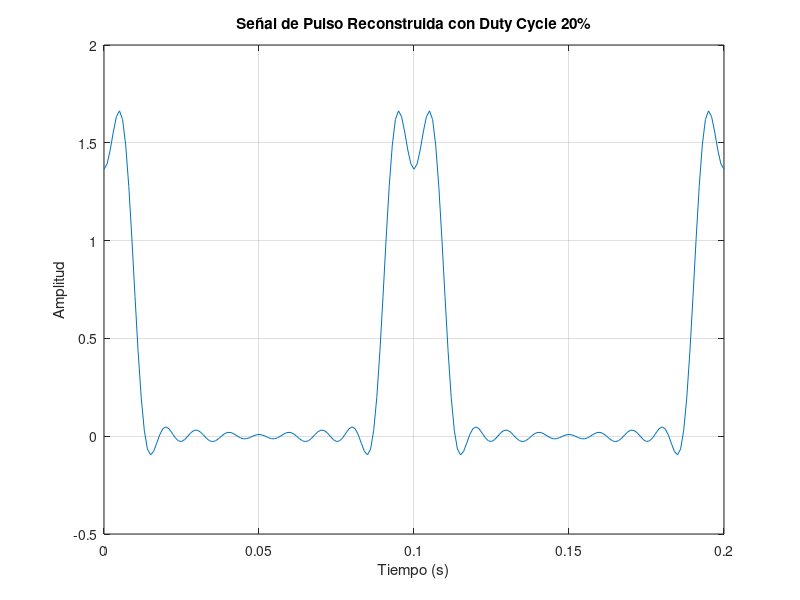

MATLAB code for this plot:
% Definir parámetros de la señal
T = 0.1;  % Periodo de la señal (en segundos)
f = 1/T;  % Frecuencia fundamental (en Hz)

% Amplitudes de los armónicos proporcionadas
A0 = 0.3;   % Armónico 0 (componente DC)
A1 = 0.56;  % Armónico 1
A2 = 0.45;  % Armónico 2
A3 = 0.3;   % Armónico 3
A4 = 0.14;  % Armónico 4
A5 = 0;     % Armónico 5
A6 = -0.093;% Armónico 6
A7 = -0.12; % Armónico 7
A8 = -0.11; % Armónico 8
A9 = -0.062;% Armónico 9

% Definir el tiempo
t = 0:T/100:2*T;  % 2 períodos de la señal con 100 muestras por período

% Reconstrucción de la señal de pulso con los armónicos y usando coseno
V0 = A0;                   % Armónico 0 (componente DC)
V1 = A1 * cos(2 * pi * f * t);           % Armónico 1
V2 = A2 * cos(2 * pi * 2 * f * t);       % Armónico 2
V3 = A3 * cos(2 * pi * 3 * f * t);       % Armónico 3
V4 = A4 * cos(2 * pi * 4 * f * t);       % Armónico 4
V5 = A5 * cos(2 * pi * 5 * f * t);       % Armónico 5
V6 = A6 * cos(2 * pi * 6 * f * t);       % Armónico 6
V7 = A7 * cos(2 * pi * 7 * f * t);       % Armónico 7
V8 = A8 * cos(2 * pi * 8 * f * t);       % Armónico 8
V9 = A9 * cos(2 * pi * 9 * f * t);       % Armónico 9

% Señal reconstruida sumando todos los armónicos
V_pulse_20 = V0 + V1 + V2 + V3 + V4 + V5 + V6 + V7 + V8 + V9;

% Graficar la señal de pulso reconstruida con duty cycle del 20%
figure;
plot(t, V_pulse_20);
title('Señal de Pulso Reconstruida con Duty Cycle 20%');
xlabel('Tiempo (s)');
ylabel('Amplitud');
grid on;

